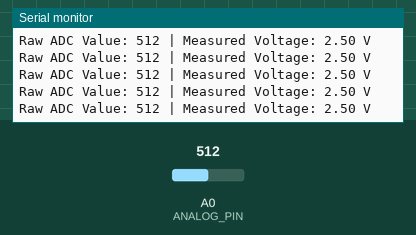
The sketch below on a simulated Arduino Uno, built with avr-gcc and run on an emulated ATmega328P. On the bench: the last lines printed to the serial monitor. Inputs (shaded band) come from the test bench; at power-on: A0 (ANALOG_PIN) = 512.

Above: at 1.2 s.
1.3 s: A0 (ANALOG_PIN) set to 110
At 1.69 s:
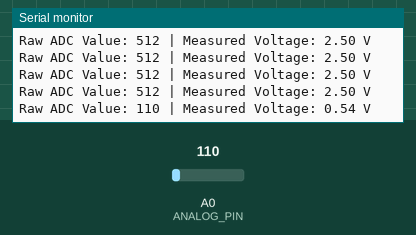
4.3 s: A0 (ANALOG_PIN) set to 90
At 4.45 s:
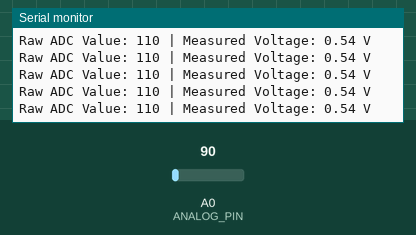
7.3 s: A0 (ANALOG_PIN) set to 11
At 7.46 s:
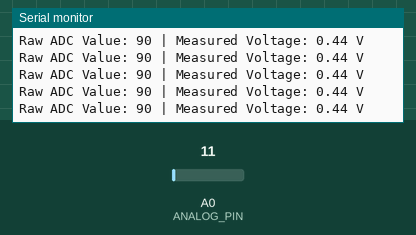
10.3 s: A0 (ANALOG_PIN) set to 8
At 10.47 s:
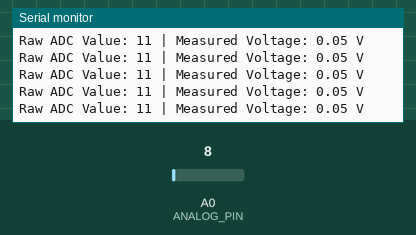
Timing chart, 0 to 13.3 s (numbered marks = the images above; inputs shaded):
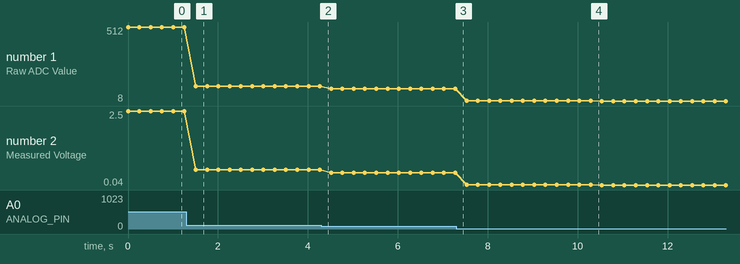

The sketch:

3.ino
```cpp
/*
 * Project: SIG Workshop - Experiment 3
 * Title: Analog Read (ADC Interfacing)
 * Description: Reads variable voltage from an analog source (such as a potentiometer
 *              or analog sensor) using the microcontroller's Analog-to-Digital
 *              Converter (ADC) and outputs raw and voltage values via Serial.
 *
 * Hardware Setup:
 *   - Potentiometer Terminal 1: Connected to 5V (or 3.3V for 3.3V microcontrollers)
 *   - Potentiometer Wiper (Center Pin): Connected to Analog Pin A0 (or GPIO 34 on ESP32)
 *   - Potentiometer Terminal 2: Connected to GND
 */

// Pin Definitions
const uint8_t ANALOG_PIN = A0;

// Serial Communication Baud Rate
const unsigned long SERIAL_BAUD_RATE = 9600;

// Microcontroller Operating Reference Voltage (5.0V for Uno, 3.3V for ESP32/ESP8266)
const float REFERENCE_VOLTAGE = 5.0;

// ADC Resolution (10-bit: 1023.0 for Arduino Uno; 12-bit: 4095.0 for ESP32)
const float ADC_MAX_VALUE = 1023.0;

// Sampling Interval
const unsigned long SAMPLE_INTERVAL_MS = 250;

void setup() {
  // Initialize serial communication for data logging
  Serial.begin(SERIAL_BAUD_RATE);
}

void loop() {
  // Read raw 10-bit integer from the ADC (range: 0 to 1023)
  int rawValue = analogRead(ANALOG_PIN);

  // Convert raw digital reading to corresponding physical voltage
  float voltage = (rawValue * REFERENCE_VOLTAGE) / ADC_MAX_VALUE;

  // Print formatted readings to Serial Monitor
  Serial.print("Raw ADC Value: ");
  Serial.print(rawValue);
  Serial.print(" | Measured Voltage: ");
  Serial.print(voltage, 2);
  Serial.println(" V");

  // Delay before the next measurement sample
  delay(SAMPLE_INTERVAL_MS);
}
```

Measured:
- after the input at 1.3 s, the serial monitor: prints a new line after 0.21 s (image 1)
- plotted number 1: 512 → 110 after the input at 1.3 s, 110 → 90 after the input at 4.3 s, 90 → 11 after the input at 7.3 s, 11 → 8 after the input at 10.3 s
- plotted number 2: 2.5 → 0.54 after the input at 1.3 s, 0.54 → 0.44 after the input at 4.3 s, 0.44 → 0.05 after the input at 7.3 s, 0.05 → 0.04 after the input at 10.3 s
